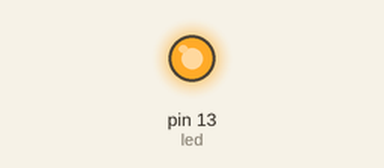
The sketch below on a simulated Arduino Uno, built with avr-gcc and run on an emulated ATmega328P. Parts: output pins drawn as LEDs (lit = HIGH).

Above: at 0.17 s.
At 7.6 s:
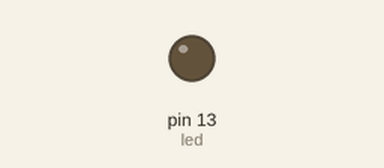
Timing chart, 0 to 13.3 s (numbered marks = the images above):
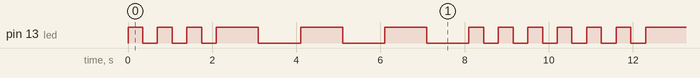

The sketch:

13_blink.ino
```cpp
/* int ledPin = 13; //declaration of variables
String mystr = "hello, world"
char mychar[] = "hello, world"
float pi = 3.14
long = 777.31212412 */
int led = 13;
int dot = 350;
int dash = 1000;

void setup() {
  // put your setup code here, to run once:
    pinMode(led, OUTPUT);
}

void loop() {
  // put your main code here, to run repeatedly:

digitalWrite(led,HIGH);
delay(dot);
digitalWrite(13,LOW);
delay(dot);

digitalWrite(13,HIGH);
delay(dot);
digitalWrite(13,LOW);
delay(dot);

digitalWrite(13,HIGH);
delay(dot);
digitalWrite(13,LOW);
delay(dot);

digitalWrite(13,HIGH);
delay(dash);
digitalWrite(13,LOW);
delay(dash);

digitalWrite(13,HIGH);
delay(dash);
digitalWrite(13,LOW);
delay(dash);

digitalWrite(13,HIGH);
delay(dash);
digitalWrite(13,LOW);
delay(dash);

digitalWrite(13,HIGH);
delay(dot);
digitalWrite(13,LOW);
delay(dot);

digitalWrite(13,HIGH);
delay(dot);
digitalWrite(13,LOW);
delay(dot);

digitalWrite(13,HIGH);
delay(dot);
digitalWrite(13,LOW);
delay(dot);
}
```

Measured:
- by itself, pin 13 (led): repeats every 10.2 s: 2 × (LOW 0.35 s, HIGH 0.35 s), LOW 0.35 s, 3 × (HIGH 1.0 s, LOW 1.0 s), 3 × (HIGH 0.35 s, LOW 0.35 s), HIGH 0.35 s
- by itself, everything shown: repeats every 10.2 s, in 18 steps
